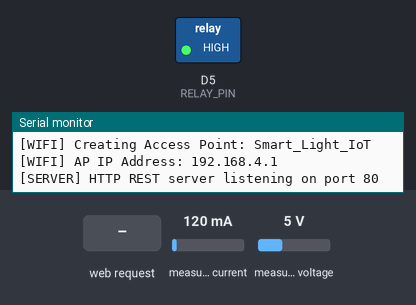
The sketch below on a simulated ESP8266 (NodeMCU). On the bench: switched loads named in the sketch (green lamp = pin HIGH), the last lines printed to the serial monitor. Inputs (shaded band) come from the test bench; at power-on: measured current 120 mA, measured voltage 5 V. WiFi joins after 1.5 s; servers stay silent unless stated.

Above: at 1.7 s.
1.8 s: HTTP request GET /on received
At 2.4 s:
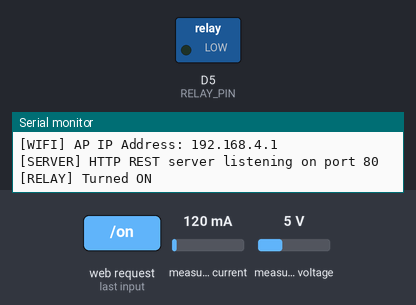
5.5 s: HTTP request GET /off received
At 6.4 s:
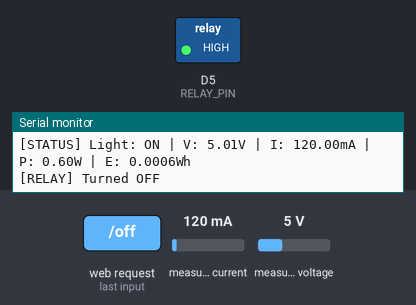
Timing chart, 0 to 8.5 s (numbered marks = the images above; inputs shaded):
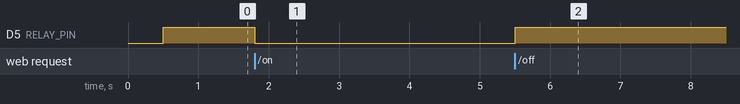

The sketch:

esp8266_firmware.ino
```cpp
/**
 * ESP8266 NodeMCU Firmware: esp8266_firmware.ino
 *
 * Project: IOT BASED LIGHT CONTROLLING AND ENERGY MEASURING SYSTEM
 * Target Board: ESP8266 NodeMCU ESP-12E
 * Sensors & Actuators:
 *   - Relay Module: Control Pin -> D5 (GPIO 14)
 *   - INA219 Sensor: SDA -> D2 (GPIO 4), SCL -> D1 (GPIO 5), Addr -> 0x40
 *
 * Dependencies (Install via Arduino IDE Library Manager):
 *   - Adafruit INA219 by Adafruit
 *   - ESP8266WebServer (Built-in with ESP8266 board core)
 *   - Wire (Built-in)
 */

#include <ESP8266WiFi.h>
#include <ESP8266WebServer.h>
#include <Wire.h>
#include <Adafruit_INA219.h>

// ==========================================
// PIN DEFINITIONS
// ==========================================
#define RELAY_PIN       D5      // NodeMCU D5 = GPIO 14
#define I2C_SDA_PIN     D2      // NodeMCU D2 = GPIO 4
#define I2C_SCL_PIN     D1      // NodeMCU D1 = GPIO 5

// Relay Trigger Logic (Most 5V relay modules are active LOW)
#define RELAY_ON_STATE  LOW
#define RELAY_OFF_STATE HIGH

// ==========================================
// WI-FI CONFIGURATION
// ==========================================
// Select Operation Mode:
// 1 = ESP8266 creates its own Access Point (AP) - Default: 192.168.4.1
// 2 = ESP8266 connects to your home/mobile hotspot
#define WIFI_MODE_SELECT 1

// AP Mode Credentials
const char* AP_SSID = "Smart_Light_IoT";
const char* AP_PASS = "12345678";

// Station Mode Credentials (Used if WIFI_MODE_SELECT == 2)
const char* STA_SSID = "Vivo Sudhir";
const char* STA_PASS = "Sudhir33";

// ==========================================
// GLOBAL OBJECTS & STATE
// ==========================================
ESP8266WebServer server(80);
Adafruit_INA219 ina219(0x40);

bool ina219_connected = false;
bool light_state = false;

// Energy Accumulator State
float total_energy_wh = 0.0;
unsigned long last_energy_calc_ms = 0;

// Telemetry Cache
float bus_voltage_v = 0.0;
float current_ma = 0.0;
float power_w = 0.0;

// ==========================================
// HELPER: Send HTTP Response with CORS Headers
// ==========================================
void sendJsonResponse(int code, const String& jsonPayload) {
  server.sendHeader("Access-Control-Allow-Origin", "*");
  server.sendHeader("Access-Control-Allow-Methods", "GET, POST, OPTIONS");
  server.sendHeader("Access-Control-Allow-Headers", "*");
  server.send(code, "application/json", jsonPayload);
}

// ==========================================
// HTTP ENDPOINTS
// ==========================================

// Handle CORS Preflight requests
void handleOptions() {
  server.sendHeader("Access-Control-Allow-Origin", "*");
  server.sendHeader("Access-Control-Allow-Methods", "GET, POST, OPTIONS");
  server.sendHeader("Access-Control-Allow-Headers", "*");
  server.send(204);
}

// Endpoint: GET /data
void handleGetData() {
  updateSensorReadings();

  String payload = "{";
  payload += "\"voltage\":" + String(bus_voltage_v, 2) + ",";
  payload += "\"current\":" + String(current_ma, 2) + ",";
  payload += "\"power\":" + String(power_w, 2) + ",";
  payload += "\"energy\":" + String(total_energy_wh, 4) + ",";
  payload += "\"light\":" + String(light_state ? "true" : "false");
  payload += "}";

  sendJsonResponse(200, payload);
}

// Endpoint: GET /on
void handleLightOn() {
  digitalWrite(RELAY_PIN, RELAY_ON_STATE);
  light_state = true;
  Serial.println("[RELAY] Turned ON");

  String payload = "{\"status\":\"success\",\"light\":true}";
  sendJsonResponse(200, payload);
}

// Endpoint: GET /off
void handleLightOff() {
  digitalWrite(RELAY_PIN, RELAY_OFF_STATE);
  light_state = false;
  Serial.println("[RELAY] Turned OFF");

  String payload = "{\"status\":\"success\",\"light\":false}";
  sendJsonResponse(200, payload);
}

// Endpoint: 404 Not Found
void handleNotFound() {
  String message = "{\"error\":\"Endpoint not found\"}";
  sendJsonResponse(404, message);
}

// ==========================================
// SENSOR MEASUREMENT & ENERGY INTEGRATION
// ==========================================
void updateSensorReadings() {
  unsigned long current_ms = millis();
  float delta_hours = (current_ms - last_energy_calc_ms) / 3600000.0;
  last_energy_calc_ms = current_ms;

  if (ina219_connected) {
    float shunt_voltage_mv = ina219.getShuntVoltage_mV();
    float bus_voltage_mv = ina219.getBusVoltage_V();
    current_ma = ina219.getCurrent_mA();
    bus_voltage_v = bus_voltage_mv + (shunt_voltage_mv / 1000.0);

    // Prevent negative readings from sensor noise
    if (current_ma < 0.0) current_ma = 0.0;

    // Power in Watts: P = V * I = Volts * (mA / 1000)
    power_w = bus_voltage_v * (current_ma / 1000.0);

    // Energy integration: Wh = Power(W) * Time(hours)
    if (light_state && power_w > 0.01) {
      total_energy_wh += (power_w * delta_hours);
    }
  } else {
    // If INA219 hardware disconnected during test, provide baseline
    bus_voltage_v = 5.0;
    current_ma = light_state ? 120.0 : 0.0;
    power_w = light_state ? 0.60 : 0.0;
    total_energy_wh += (power_w * delta_hours);
  }
}

// ==========================================
// ARDUINO SETUP
// ==========================================
void setup() {
  Serial.begin(115200);
  delay(500);
  Serial.println("\n=== Starting IoT Smart Light & Energy Monitor ===");

  // 1. Initialize Relay Control Pin
  pinMode(RELAY_PIN, OUTPUT);
  digitalWrite(RELAY_PIN, RELAY_OFF_STATE);
  light_state = false;
  Serial.println("[HARDWARE] Relay pin configured on D5 (GPIO14)");

  // 2. Initialize I2C Bus for INA219
  Wire.begin(I2C_SDA_PIN, I2C_SCL_PIN);
  Serial.println("[HARDWARE] I2C Wire started on SDA=D2, SCL=D1");

  // 3. Initialize INA219 Sensor
  if (!ina219.begin()) {
    Serial.println("[WARNING] INA219 not detected at 0x40. Check wiring!");
    ina219_connected = false;
  } else {
    Serial.println("[HARDWARE] INA219 initialized successfully (0x40)");
    ina219.setCalibration_32V_2A();
    ina219_connected = true;
  }

  // 4. Initialize Wi-Fi
#if (WIFI_MODE_SELECT == 1)
  Serial.print("[WIFI] Creating Access Point: ");
  Serial.println(AP_SSID);
  WiFi.mode(WIFI_AP);
  WiFi.softAP(AP_SSID, AP_PASS);
  Serial.print("[WIFI] AP IP Address: ");
  Serial.println(WiFi.softAPIP()); // Default: 192.168.4.1
#else
  Serial.print("[WIFI] Connecting to SSID: ");
  Serial.println(STA_SSID);
  WiFi.mode(WIFI_STA);
  WiFi.begin(STA_SSID, STA_PASS);

  int attempts = 0;
  while (WiFi.status() != WL_CONNECTED && attempts < 25) {
    delay(500);
    Serial.print(".");
    attempts++;
  }
  Serial.println();

  if (WiFi.status() == WL_CONNECTED) {
    Serial.print("[WIFI] Connected! Station IP: ");
    Serial.println(WiFi.localIP());
  } else {
    Serial.println("[WIFI] Failed to connect to router. Reverting to AP mode.");
    WiFi.mode(WIFI_AP);
    WiFi.softAP(AP_SSID, AP_PASS);
    Serial.print("[WIFI] AP IP Address: ");
    Serial.println(WiFi.softAPIP());
  }
#endif

  // 5. Register HTTP Routes
  server.on("/data", HTTP_GET, handleGetData);
  server.on("/data", HTTP_OPTIONS, handleOptions);

  server.on("/on", HTTP_GET, handleLightOn);
  server.on("/on", HTTP_OPTIONS, handleOptions);

  server.on("/off", HTTP_GET, handleLightOff);
  server.on("/off", HTTP_OPTIONS, handleOptions);

  server.onNotFound(handleNotFound);

  // 6. Start Web Server
  server.begin();
  Serial.println("[SERVER] HTTP REST server listening on port 80");
  last_energy_calc_ms = millis();
}

// ==========================================
// MAIN LOOP
// ==========================================
void loop() {
  server.handleClient();

  // Periodic Serial debug output every 4 seconds
  static unsigned long last_serial_print = 0;
  if (millis() - last_serial_print > 4000) {
    last_serial_print = millis();
    updateSensorReadings();
    Serial.printf("[STATUS] Light: %s | V: %.2fV | I: %.2fmA | P: %.2fW | E: %.4fWh\n",
                  light_state ? "ON" : "OFF",
                  bus_voltage_v,
                  current_ma,
                  power_w,
                  total_energy_wh);
  }
}
```

Measured:
- after the input at 1.8 s, D5 (RELAY_PIN): HIGH → LOW at once
- after the input at 5.5 s, D5 (RELAY_PIN): LOW → HIGH at once
